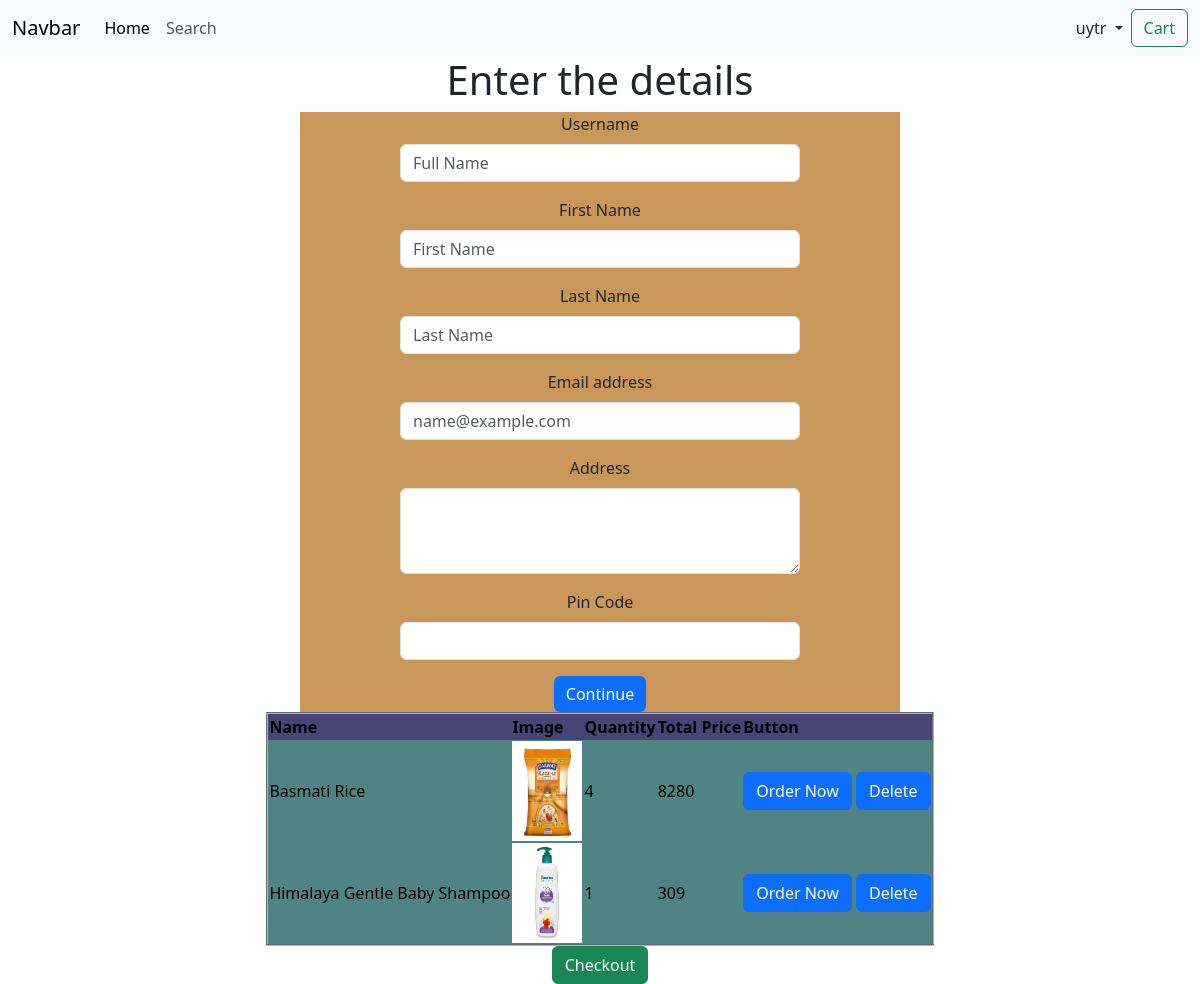
The app's page /order/checkout (signed in) with its own data.
### cart/models.py (models this page shows, shortened)
class Cart(models.Model):
    username = models.ForeignKey(User,on_delete=models.CASCADE)
    name = models.ForeignKey(Product,on_delete=models.CASCADE)
    price = models.IntegerField(default=0)
    desc = models.CharField(max_length=200)
    image = models.ImageField(upload_to='store',default='')
    quantity=models.IntegerField(max_length=700,default=1)
    total_price=models.IntegerField(max_length=700,default=0)

### store/models.py (models this page shows)
class Product(models.Model):
    name = models.CharField(max_length=30)
    price = models.IntegerField(default=0)
    desc = models.CharField(max_length=200)
    image = models.ImageField(upload_to='store',default='')
    def __str__(self):
        return self.name

### checkout/views.py (the view)
# urls.py: path('checkout',views.checkout),
def checkout(req):
    username = req.session.get('username')
    context={}
    total_amount=0
    products=Cart.objects.filter(username__username=username)
    for i in products:
        total_amount += i.total_price
    context['products']=products
    context['total_amount'] = total_amount
    print(total_amount)
    return render(req,'checkout/checkout.html',context)

### checkout/templates/checkout/checkout.html (shortened to what this page needs)
{% extends 'store/base.html' %}
{% block body %}
<form action="/order/" method="post"><center>
    <h1>Enter the details</h1>
    <div style="background-color: rgb(201, 151, 90);width: 600px;text-decoration: dotted;box-shadow: inset;">
    <div class="mb-3">
        <label for="exampleFormControlInput1" class="form-label">Username</label>
        <input type="username" class="form-control" id="exampleFormControlInput1" placeholder="Full Name" name="username" style="width: 400px;">
      </div>
    <div class="mb-3">
        <label for="exampleFormControlInput1" class="form-label">First Name</label>
        <input type="text" class="form-control" id="exampleFormControlInput1" placeholder="First Name" name="firstname" style="width: 400px;">
      </div>
      <div class="mb-3">
        <label for="exampleFormControlInput1" class="form-label">Last Name</label>
        <input type="text" class="form-control" id="exampleFormControlInput1" placeholder="Last Name" name="lastname" style="width: 400px;">
      </div>
    <div class="mb-3">
        <label for="exampleFormControlInput1" class="form-label">Email address</label>
        <input type="email" class="form-control" id="exampleFormControlInput1" placeholder="name@example.com" name="email" style="width: 400px;">
      </div>
      <div class="mb-3">
        <label for="exampleFormControlTextarea1" class="form-label">Address</label>
        <textarea type='textarea' class="form-control" id="exampleFormControlTextarea1" rows="3" name="address" style="width: 400px;"></textarea>
      </div>
      <div class="mb-3">
        <label for="exampleFormControlTextarea1" class="form-label">Pin Code</label>
        <input type='text' class="form-control" id="exampleFormControlTextarea1" rows="3" name="pincode" style="width: 400px;">
      </div>
      <div>
      <button type="submit" class="btn btn-primary" name="paypal-button-id" id="paypal-button-id" style="border: 0cqmax;">Continue</button>
      </div>
    </div>
</form>
    <form action="/cart" method="POST"><center>
        <table class="table-primary" border="2" style="background-color: rgb(69, 120, 103);">
        <thead style="background-color: rgb(74, 67, 118);">
          <tr>
            <th scope="col">Name</th>
            <th scope="col">Image</th>
            <th scope="col">Quantity</th>
            <th>Total Price</th>
            <th scope="col">Button</th>
          </tr>
        </thead>
        {% for i in products %}
        <tbody style="background-color: rgb(80, 131, 131);">
          <tr>
            <td scope="row">{{i.name}}</td>
            <td><img src="{{i.image.url}}" height="100px" width="70px"></td>
            <td>{{i.quantity}}</td>
            <td>{{i.total_price}}</td>
            <td><button class="btn btn-primary" type="submit" name="pid" value="{{i.id}}">Order Now</button>
              <button type="submit" formaction="/cart/deletefromcart" class="btn btn-primary" name="pname" value="{{i.name}}">Delete</button>
            </td>
          </tr>
        </tbody>
        {% endfor %}
      </table>
      <button formaction="/order/checkout" class="btn btn-success" name="pname" > Checkout</button>
    </form>
    {% endblock %}

### store/templates/store/base.html (shortened to what this page needs)
<!DOCTYPE html>
<html lang="en">
<head>
    <link href="https://cdn.jsdelivr.net/npm/bootstrap@5.3.3/dist/css/bootstrap.min.css" rel="stylesheet">
</head>
<body>
    <nav class="navbar navbar-expand-lg bg-body-tertiary">
        <div class="container-fluid">
          <a class="navbar-brand" href="#">Navbar</a>
          <div class="collapse navbar-collapse" id="navbarSupportedContent">
            <ul class="navbar-nav me-auto mb-2 mb-lg-0">
              {% if request.session.username %}
              <li class="nav-item">
                <a class="nav-link active" aria-current="page" href="/store">Home</a>
              </li>
              <li class="nav-item">
                <a class="nav-link" href="/store/search">Search</a>
              </li>
            </ul>
            <li class="nav-item dropdown d-flex mx-2">
              <a class="nav-link dropdown-toggle" href="#" role="button" data-bs-toggle="dropdown" aria-expanded="false">
                {{request.session.username}}
              </a>
            </li>
            <form class="d-flex" role="search">
              <a class="btn btn-outline-success" href="/cart">Cart</a>
            </form>
            {% endif %}
          </div>
        </div>
      </nav>
    {% block body %}{% endblock %}
</body>
</html>

### records on screen
Cart: name "Basmati Rice", image (picture), quantity "4", total_price "8280", {{ i.id }} 56 (drawn)
Cart: name "Himalaya Gentle Baby Shampoo", image (picture), quantity "1", total_price "309", {{ i.id }} 57 (drawn)

### other values on screen
{{ request.session.username }} "uytr"
